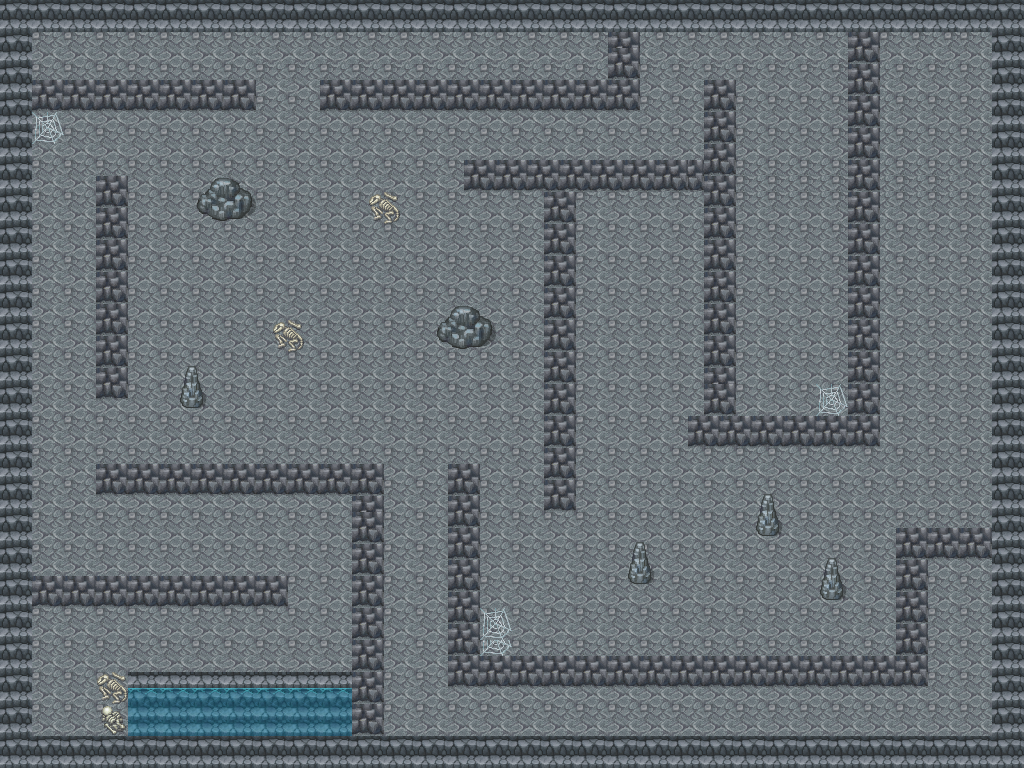

This game map was drawn from its Tiled (.tmx) file and the tilesets committed beside it. A one-line description and the trimmed map source follow:
An orthogonal 64x48 tile map with 16x16 px tiles, 2 tile layers (1floor, 2block) and 34 objects.

<map version="1.5" tiledversion="1.6.0" orientation="orthogonal" renderorder="right-down" width="64" height="48" tilewidth="16" tileheight="16" infinite="0" nextlayerid="5" nextobjectid="39">
 <tileset firstgid="1" source="map4.tsx" />
 <layer id="1" name="1floor" width="64" height="48">
  <data>[3072 cells, 3072 non-empty, 27 distinct tile ids]</data>
 </layer>
 <layer id="2" name="2block" width="64" height="48">
  <data>[3072 cells, 1066 non-empty, 46 distinct tile ids]</data>
 </layer>
 <objectgroup id="4" name="Col2">
  <object id="27" x="371.644" y="192.846" width="28.0968" height="28.0968" />
  <object id="28" x="272" y="320" width="32" height="32" />
  <object id="29" x="96" y="672" width="32" height="64" />
  <object id="30" x="128" y="672" width="224" height="64" />
 </objectgroup>
 <objectgroup id="3" name="Col">
  <object id="1" x="0" y="0" width="1024" height="32" />
  <object id="2" x="0" y="32" width="32" height="736" />
  <object id="5" x="32" y="736" width="992" height="32" />
  <object id="6" x="992" y="32" width="32" height="704" />
  <object id="7" x="32" y="80" width="224" height="32" />
  <object id="8" x="320" y="80" width="320" height="32" />
  <object id="9" x="704" y="80" width="32" height="288" />
  <object id="10" x="688" y="416" width="192" height="32" />
  <object id="11" x="848" y="64" width="32" height="352" />
  <object id="12" x="464" y="160" width="160" height="32" />
  <object id="13" x="544" y="192" width="32" height="320" />
  <object id="14" x="96" y="176" width="32" height="224" />
  <object id="15" x="96" y="464" width="288" height="32" />
  <object id="16" x="32" y="576" width="256" height="32" />
  <object id="17" x="352" y="544" width="32" height="192" />
  <object id="19" x="448" y="464" width="32" height="224" />
  <object id="20" x="480" y="656" width="448" height="32" />
  <object id="21" x="192" y="176" width="64" height="48" />
  <object id="22" x="432" y="304" width="64" height="48" />
  <object id="23" x="176" y="368" width="32" height="48" />
  <object id="24" x="624" y="544" width="32" height="48" />
  <object id="25" x="752" y="496" width="32" height="48" />
  <object id="26" x="816" y="560" width="32" height="48" />
  <object id="31" x="608" y="32" width="32" height="48" />
  <object id="32" x="848" y="32" width="32" height="32" />
  <object id="33" x="624" y="160" width="80" height="32" />
  <object id="34" x="704" y="368" width="32" height="48" />
  <object id="35" x="352" y="496" width="32" height="64" />
  <object id="36" x="896" y="528" width="96" height="32" />
  <object id="38" x="896" y="560" width="32" height="96" />
 </objectgroup>
</map>
